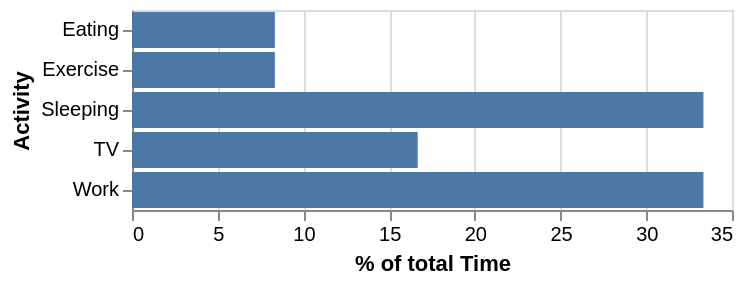

The specification (Vega-Lite) saved for this image:
### Vega-Lite specification from a JSON file in a GitHub repository (floating-point values rounded to 4 significant figures)
{"$schema": "https://vega.github.io/schema/vega-lite/v3.json", "description": "A bar graph showing what activites consume what percentage of the day.", "data": {"values": [{"Activity": "Sleeping", "Time": 8}, {"Activity": "Eating", "Time": 2}, {"Activity": "TV", "Time": 4}, {"Activity": "Work", "Time": 8}, {"Activity": "Exercise", "Time": 2}]}, "transform": [{"joinaggregate": [{"op": "sum", "field": "Time", "as": "TotalTime"}]}, {"calculate": "datum.Time/datum.TotalTime * 100", "as": "PercentOfTotal"}], "mark": "bar", "encoding": {"x": {"field": "PercentOfTotal", "type": "quantitative", "axis": {"title": "% of total Time"}}, "y": {"field": "Activity", "type": "nominal", "scale": {"rangeStep": 12}}}}
